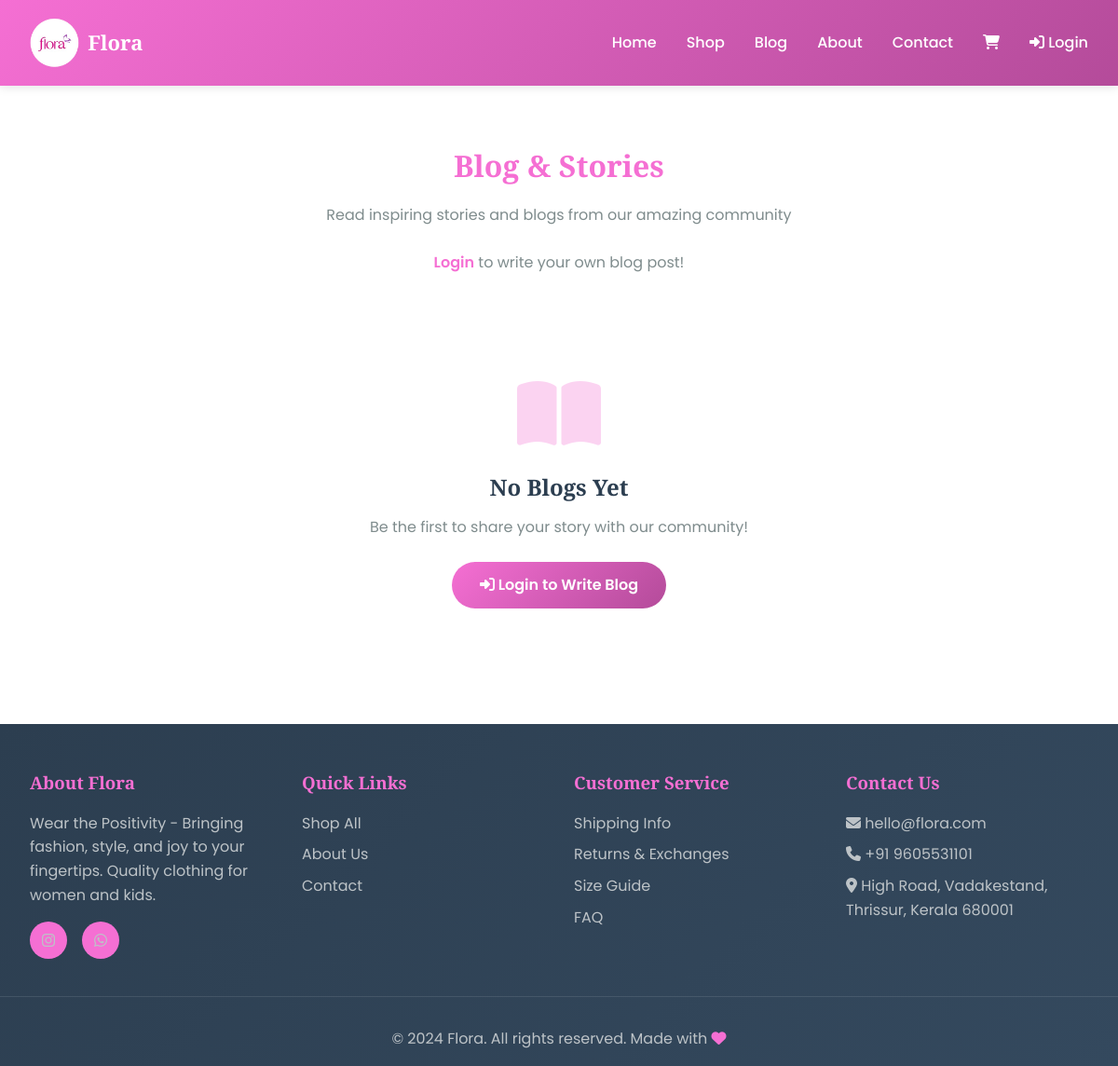
/blog/, run on an earlier commit of the app's database.
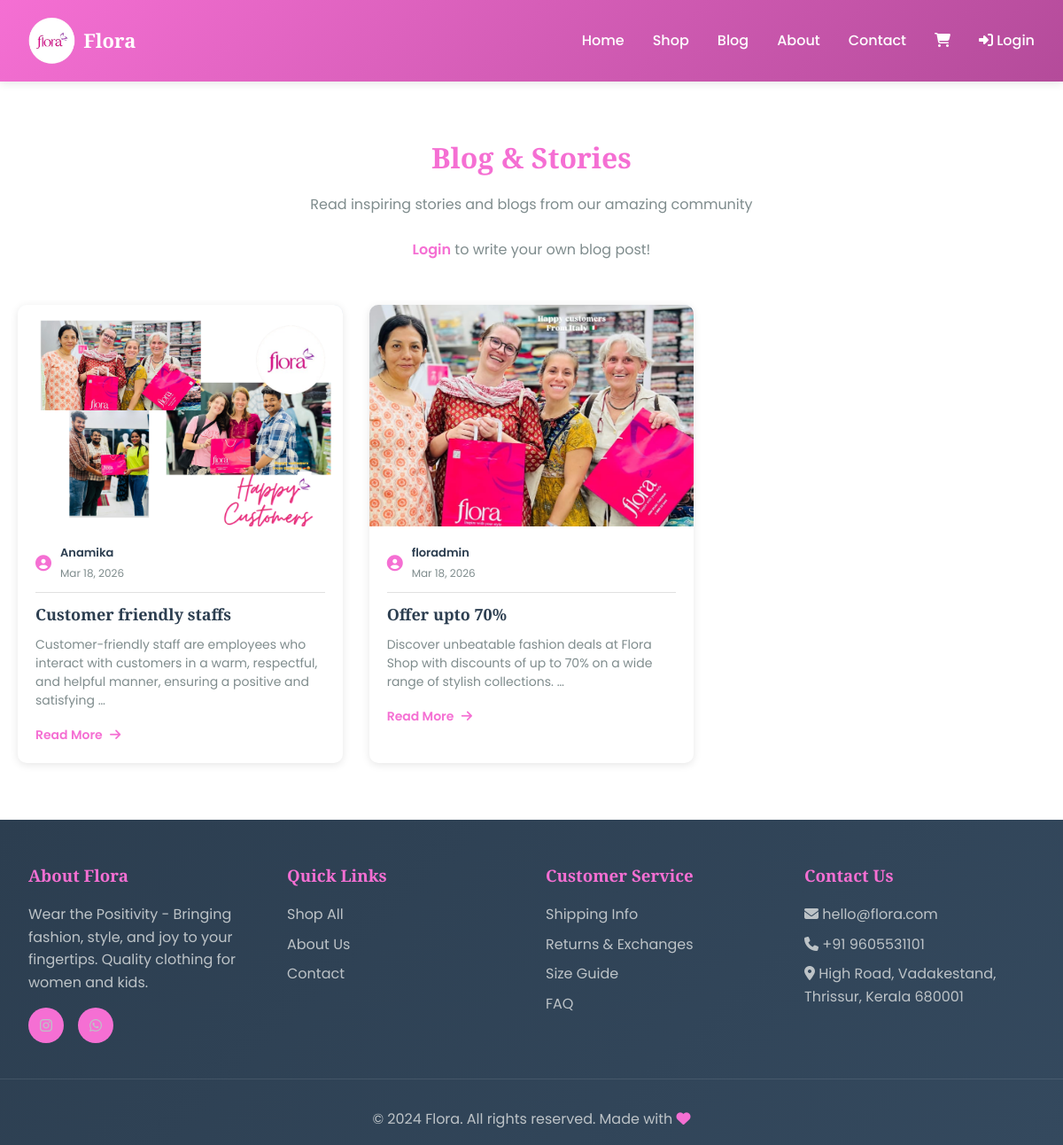
And on a later commit of the database.
### shop/models.py (models this page shows, shortened)
class Blog(models.Model):
    author = models.ForeignKey(User, related_name='blogs', on_delete=models.CASCADE)
    title = models.CharField(max_length=300)
    description = models.TextField()
    image = models.ImageField(upload_to='blogs/', blank=True, null=True)
    created_at = models.DateTimeField(auto_now_add=True)
    updated_at = models.DateTimeField(auto_now=True)
    class Meta:
        ordering = ['-created_at']

### shop/views.py (the view)
# urls.py: path('blog/', views.blog_list, name='blog_list'),
def blog_list(request):
    from .models import Blog
    blogs = Blog.objects.all().order_by('-created_at')
    if request.user.is_authenticated:
        blogs = blogs.exclude(author=request.user)
    paginator = Paginator(blogs, 9)  # 9 blogs per page
    page_number = request.GET.get('page', 1)
    blogs = paginator.get_page(page_number)
    context = {
        'blogs': blogs,
        'total_count': paginator.count,
    }
    return render(request, 'shop/blog/list.html', context)

### cart/cart.py (called while the page is built)
    def __len__(self):
        return sum(item['quantity'] for item in self.cart.values())

### cart/context_processors.py (called while the page is built)
def cart(request):
    return {'cart': Cart(request)}

### templates/shop/blog/list.html (shortened to what the changed rows need)
{% extends 'base.html' %}
{% block content %}
<div class="container" style="max-width: 1200px; margin: 60px auto; padding: 0 20px;">
    <div style="margin-bottom: 50px; text-align: center;">
        <h1 style="color: var(--primary-color); margin-bottom: 15px;">Blog & Stories</h1>
    </div>
    {% if blogs %}
        <div style="display: grid; grid-template-columns: repeat(auto-fill, minmax(350px, 1fr)); gap: 30px; margin-bottom: 50px;">
            {% for blog in blogs %}
                <div class="blog-card" style="background: white; border-radius: 10px; overflow: hidden; box-shadow: 0 2px 10px rgba(0,0,0,0.1); transition: transform 0.3s, box-shadow 0.3s; cursor: pointer;"
                    onmouseover="this.style.transform='translateY(-5px)'; this.style.boxShadow='0 8px 25px rgba(0,0,0,0.15)';"
                    onmouseout="this.style.transform='translateY(0)'; this.style.boxShadow='0 2px 10px rgba(0,0,0,0.1)';">
                    {% if blog.image %}
                        <div style="width: 100%; height: 250px; overflow: hidden; background: linear-gradient(135deg, #f5f7fa 0%, #c3cfe2 100%);">
                            <img
                                src="{{ blog.image.url }}"
                                alt="{{ blog.title }}"
                                style="width: 100%; height: 100%; object-fit: cover; transition: transform 0.3s;"
                                onmouseover="this.style.transform='scale(1.05)';"
                                onmouseout="this.style.transform='scale(1)';"
                            >
                        </div>
                    {% else %}
                        <div style="width: 100%; height: 250px; background: linear-gradient(135deg, var(--primary-color), var(--secondary-color)); display: flex; align-items: center; justify-content: center; color: white;">
                            <i class="fas fa-blog" style="font-size: 60px; opacity: 0.5;"></i>
                        </div>
                    {% endif %}
                    <div style="padding: 20px;">
                        <div style="display: flex; align-items: center; gap: 10px; margin-bottom: 12px; padding-bottom: 12px; border-bottom: 1px solid #E0E0E0;">
                            <i class="fas fa-user-circle" style="color: var(--primary-color); font-size: 18px;"></i>
                            <div style="flex: 1;">
                                <p style="font-size: 13px; font-weight: 600; color: var(--text-dark); margin: 0;">{{ blog.author.get_full_name|default:blog.author.username }}</p>
                                <p style="font-size: 12px; color: var(--text-light); margin: 2px 0 0 0;">{{ blog.created_at|date:"M d, Y" }}</p>
                            </div>
                        </div>
                        <h3 style="color: var(--text-dark); margin-bottom: 10px; font-size: 18px; line-height: 1.4;">
                            {{ blog.title }}
                        </h3>
                        <p style="color: var(--text-light); font-size: 14px; line-height: 1.5; margin-bottom: 15px;">
                            {% if blog.description|length > 100 %}
                                {{ blog.description|truncatewords:20 }}
                            {% else %}
                                {{ blog.description }}
                            {% endif %}
                        </p>
                        <a
                            href="{% url 'shop:blog_detail' blog.id %}"
                            style="display: inline-block; color: var(--primary-color); text-decoration: none; font-weight: 600; font-size: 14px; transition: color 0.2s;"
                            onmouseover="this.style.color='var(--secondary-color)';"
                            onmouseout="this.style.color='var(--primary-color)';"
                        >
                            Read More <i class="fas fa-arrow-right" style="margin-left: 5px;"></i>
                        </a>
                    </div>
                </div>
            {% endfor %}
        </div>
    {% else %}
        <div style="text-align: center; padding: 60px 20px;">
            <i class="fas fa-book-open" style="font-size: 80px; color: var(--primary-color); opacity: 0.3; margin-bottom: 20px; display: block;"></i>
            <h2 style="color: var(--text-dark); margin-bottom: 10px;">No Blogs Yet</h2>
            <p style="color: var(--text-light); margin-bottom: 25px;">Be the first to share your story with our community!</p>
            {% if user.is_authenticated %}
                <a
                    href="{% url 'shop:create_blog' %}"
                    style="display: inline-block; padding: 12px 30px; background: linear-gradient(135deg, var(--primary-color), var(--secondary-color)); color: white; border-radius: 25px; text-decoration: none; font-weight: 600; transition: transform 0.2s, box-shadow 0.2s;"
                    onmouseover="this.style.transform='translateY(-2px)'; this.style.boxShadow='0 4px 15px rgba(255, 107, 157, 0.4)';"
                    onmouseout="this.style.transform='translateY(0)'; this.style.boxShadow='none';"
                >
                    <i class="fas fa-pen"></i> Write First Blog
                </a>
            {% else %}
                <a
                    href="{% url 'shop:login' %}"
                    style="display: inline-block; padding: 12px 30px; background: linear-gradient(135deg, var(--primary-color), var(--secondary-color)); color: white; border-radius: 25px; text-decoration: none; font-weight: 600; transition: transform 0.2s, box-shadow 0.2s;"
                    onmouseover="this.style.transform='translateY(-2px)'; this.style.boxShadow='0 4px 15px rgba(255, 107, 157, 0.4)';"
                    onmouseout="this.style.transform='translateY(0)'; this.style.boxShadow='none';"
                >
                    <i class="fas fa-sign-in-alt"></i> Login to Write Blog
                </a>
            {% endif %}
        </div>
    {% endif %}
</div>
{% endblock %}

What changed in the data, as far as the page shows it:
added Blog: image (picture), author.get_full_name "Anamika", created_at "Mar 18, 2026", title "Customer friendly staffs", description "Customer-friendly staff are employees who interact with customers in a warm, respectful, and helpful manner, ensuring a positive and satisfying …"
added Blog: image (picture), author.get_full_name "floradmin", created_at "Mar 18, 2026", title "Offer upto 70%", description "Discover unbeatable fashion deals at Flora Shop with discounts of up to 70% on a wide range of stylish collections. …"
Also different on the page:
text no longer shown: "No Blogs Yet Be the first to share your story with our community! Login to Write Blog"
